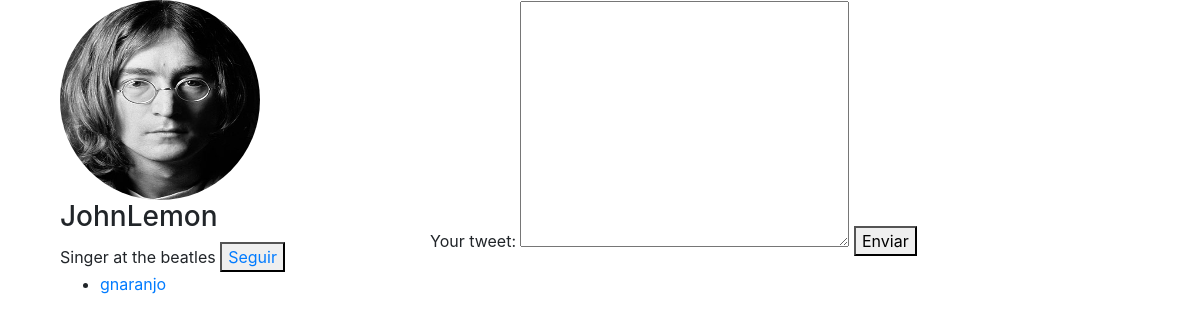
Screenshot of /profile/4 with the database file from the repository.
### users/models.py (models this page shows)
class Perfil(models.Model):
    user = models.OneToOneField(User, on_delete=models.CASCADE)
    foto_perfil = models.ImageField(
        upload_to="media/perfil",
        default = 'media/None/no-img.jpg'
    )
    foto_encabezado = models.ImageField(
        upload_to="media/encabezado",
        null=True
    )
    bio = models.CharField(max_length=300)
    f_nacimiento = models.DateField(auto_now=False, auto_now_add=False)
    f_creacion = models.DateTimeField(auto_now=True, auto_now_add=False)

class Follow(models.Model):
    perfil = models.ForeignKey(Perfil, related_name = "perfil", on_delete=models.CASCADE)
    seguidor = models.ForeignKey(Perfil, related_name="seguidor", on_delete=models.CASCADE)

### users/views.py (the view)
# urls.py: path("profile/<int:id>", view_profile, name="profile"),
def view_profile(request, id):
    profile = Perfil.objects.get(id=id)
    list_tweets = Tweet.objects.filter(perfil_id=id)
    list_followers = Follow.objects.filter(perfil = profile)
    return render(
        request,
        'users/profile.html',
        {
            "profile": profile,
            "list_tweets": list_tweets,
            "list_followers": list_followers
        }
    )

### templates/users/profile.html
{% extends 'base.html' %}
{% block content %}
<div class="row">
    <div class="container">
        <div class="col-md-4 profile-info" style="float:left">
            <img src="{{profile.foto_perfil.url}}" alt="">
            <h3>{{profile.user.username}}</h3>
            <span>
                {{profile.bio}}
            </span>
            <button><a href="{% url 'follow_profile' profile.id %}">Seguir</a></button>
            <ul>
                {% for follower in list_followers %}
                <li><a href="{% url 'profile' follower.seguidor.id %}">
                        {{follower.seguidor.user.username}}
                    </a></li>
                {% endfor %}
            </ul>
        </div>
        <div style="float:left">
            {% include 'posts/feed.html' %}
        </div>
    </div>
</div>
{% endblock content %}

### static/css/styles.css (style rules this page uses)
.row { margin-right: 0px !important; margin-left: 0px !important; }
.profile-info img { width: 200px; height: 200px; border-radius: 50%; }

### rows the page displays
Perfil: foto_perfil (picture), user.username "JohnLemon", bio "Singer at the beatles"
Follow: seguidor.user.username "gnaranjo"
